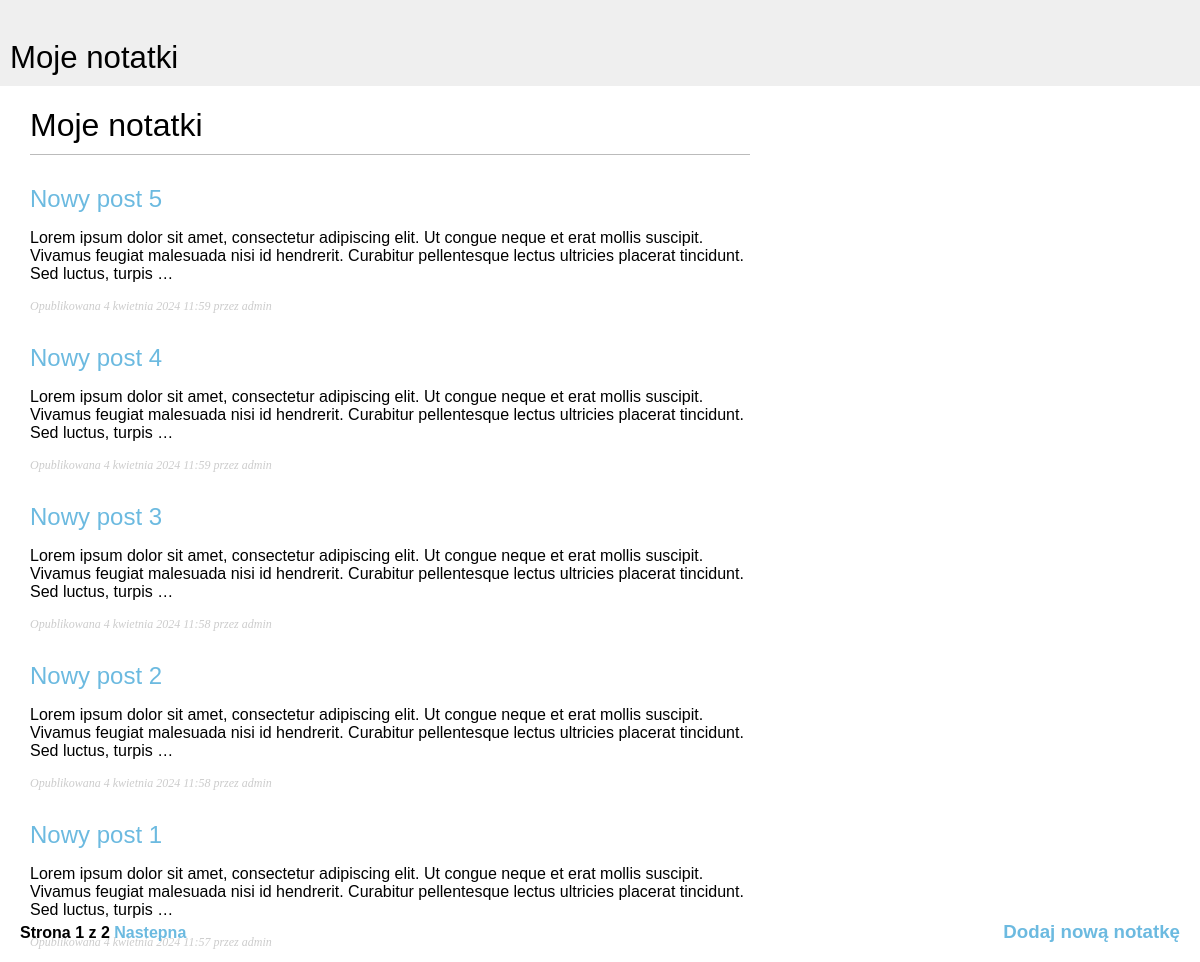
Before: /notes/ with the older database file.
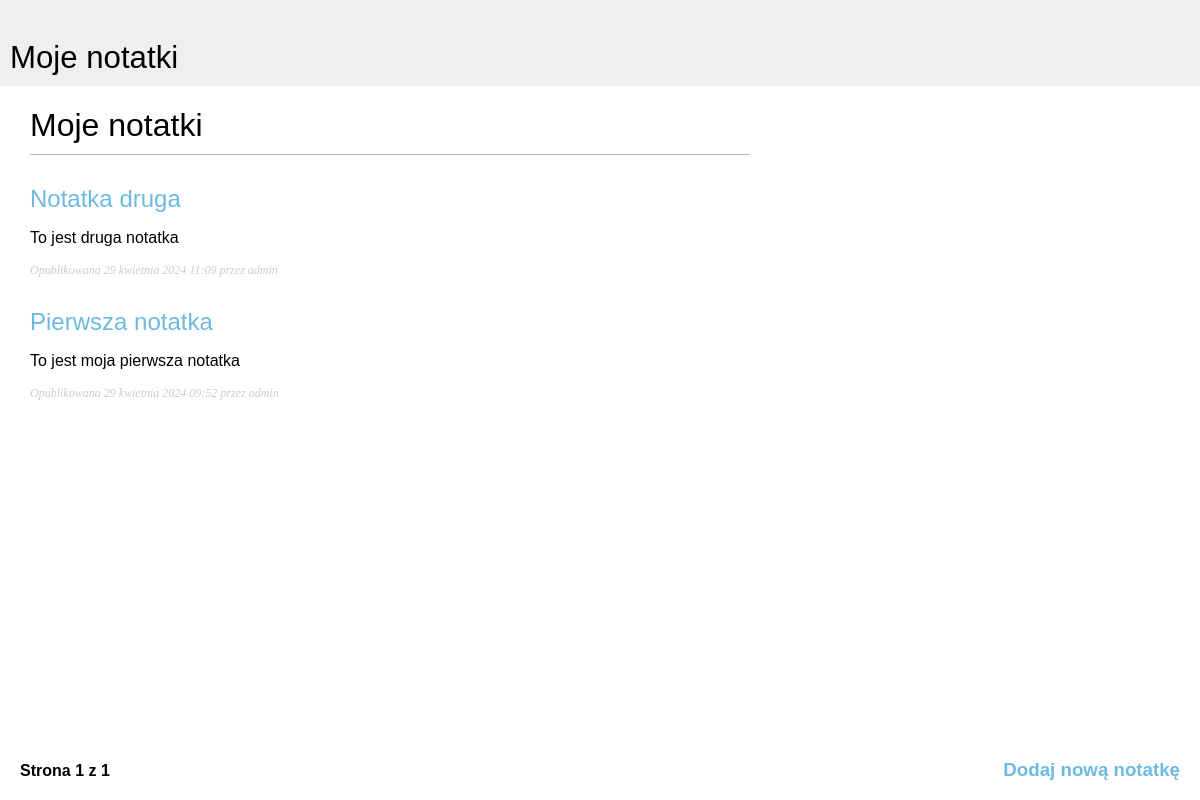
After: the same page with the newer database file.
### aplikacjaBlog/models.py (models this page shows, shortened)
class Post(models.Model):
    title = models.CharField(max_length=250)
    body = models.TextField()
    slug = models.SlugField(max_length=250, unique_for_date="publish")
    publish = models.DateTimeField(default=timezone.now)
    created = models.DateTimeField(auto_now_add=True)
    updated = models.DateTimeField(auto_now=True)
    author = models.ForeignKey(User, on_delete=models.CASCADE, related_name="blog_posts")
    STATUS_COICES = {
        ("draft", "draft"),
        ("published", "Published")
    }
    status = models.CharField(max_length=10, choices=STATUS_COICES, default="draft")
    def get_absolute_url(self):
        return reverse('aplikacjaBlog:post_detail', args=[self.publish.year,
                                                                    self.publish.month,
                                                                    self.publish.day,
                                                                    self.slug]
                                                                )
    class Meta:
        ordering = ("-publish",)

### aplikacjaBlog/views.py (the view)
# urls.py: path('', views.PostListView.as_view(), name='post_list'),
class PostListView(ListView):
    queryset = Post.objects.all().filter(status='published')
    context_object_name = 'posts'
    paginate_by = 5
    template_name = 'Blog/post/list.html'

### aplikacjaBlog/templates/Blog/post/list.html (shortened to what this page needs)
{% extends "blog/base.html" %}
{% block content %}
    <h1>Moje notatki</h1>
    {% for post in posts %}
        <h2>
            <a href="{{ post.get_absolute_url }}">
                {{ post.title }}
            </a>
        </h2>
        {{ post.body|truncatewords:30|linebreaks }}
        <p class="date">
            Opublikowana {{ post.publish }} przez {{ post.author }}
        </p>
    {% endfor %}
    <div id="addnew">
        <a href="/admin/aplikacjaBlog/post/add/">
               <h3>Dodaj nową notatkę</h3>
        </a>
    </div>
    {% include "Blog/pagination.html" with page=page_obj %}
{% endblock %}

Changed rows visible on the page:
removed Post: title "Nowy post 5", body "Lorem ipsum dolor sit amet, consectetur adipiscing elit. Ut congue neque et erat mollis suscipit. Vivamus feugiat malesuada nisi id hendrerit. Curabitur pellentesque lectus ultricies placerat tincidunt. Sed luctus, turpis …", publish "4 kwietnia 2024 11:59", author "admin"
removed Post: title "Nowy post 4", body "Lorem ipsum dolor sit amet, consectetur adipiscing elit. Ut congue neque et erat mollis suscipit. Vivamus feugiat malesuada nisi id hendrerit. Curabitur pellentesque lectus ultricies placerat tincidunt. Sed luctus, turpis …", publish "4 kwietnia 2024 11:59", author "admin"
no longer on this page (row edited): Post: title "Nowy post 3", body "Lorem ipsum dolor sit amet, consectetur adipiscing elit. Ut congue neque et erat mollis suscipit. Vivamus feugiat malesuada nisi id hendrerit. Curabitur pellentesque lectus ultricies placerat tincidunt. Sed luctus, turpis …", publish "4 kwietnia 2024 11:58", author "admin"
removed Post: title "Nowy post 2", body "Lorem ipsum dolor sit amet, consectetur adipiscing elit. Ut congue neque et erat mollis suscipit. Vivamus feugiat malesuada nisi id hendrerit. Curabitur pellentesque lectus ultricies placerat tincidunt. Sed luctus, turpis …", publish "4 kwietnia 2024 11:58", author "admin"
removed Post: title "Nowy post 1", body "Lorem ipsum dolor sit amet, consectetur adipiscing elit. Ut congue neque et erat mollis suscipit. Vivamus feugiat malesuada nisi id hendrerit. Curabitur pellentesque lectus ultricies placerat tincidunt. Sed luctus, turpis …", publish "4 kwietnia 2024 11:57", author "admin"
added Post: title "Notatka druga", body "To jest druga notatka", publish "29 kwietnia 2024 11:09", author "admin"
added Post: title "Pierwsza notatka", body "To jest moja pierwsza notatka", publish "29 kwietnia 2024 09:52", author "admin"
Other visible differences:
{{ page.paginator.num_pages }}: "2" → "1"
text no longer shown: "Nastepna"
